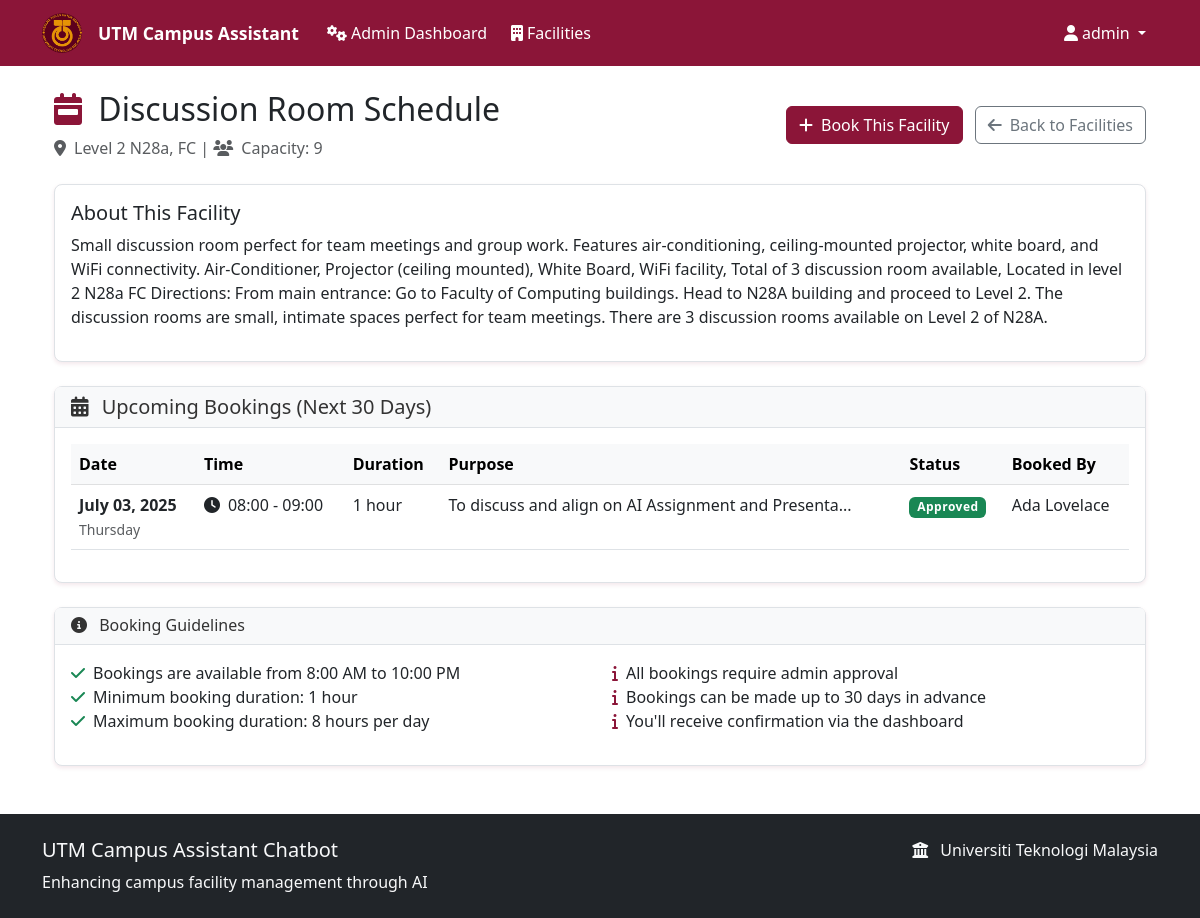
The page /facility_schedule/9 (signed in) on the database its author committed.
### models.py (models this page shows, shortened)
class User(UserMixin, db.Model):
    __tablename__ = 'users'
    id = db.Column(db.Integer, primary_key=True)
    username = db.Column(db.String(80), unique=True, nullable=False)
    email = db.Column(db.String(120), unique=True, nullable=False)
    password_hash = db.Column(db.String(256), nullable=False)
    role = db.Column(Enum(UserRole), nullable=False, default=UserRole.STUDENT)
    full_name = db.Column(db.String(100), nullable=False)
    student_id = db.Column(db.String(20), unique=True, nullable=True)
    created_at = db.Column(db.DateTime, default=datetime.utcnow)

class Facility(db.Model):
    __tablename__ = 'facilities'
    id = db.Column(db.Integer, primary_key=True)
    name = db.Column(db.String(100), nullable=False)
    category = db.Column(db.String(50), nullable=False)
    location = db.Column(db.String(200), nullable=False)
    description = db.Column(db.Text)
    is_bookable = db.Column(db.Boolean, default=False)
    is_active = db.Column(db.Boolean, default=True)
    capacity = db.Column(db.Integer)
    operating_hours = db.Column(db.String(100))
    contact_info = db.Column(db.String(200))
    created_at = db.Column(db.DateTime, default=datetime.utcnow)
    updated_at = db.Column(db.DateTime, default=datetime.utcnow, onupdate=datetime.utcnow)

class FacilityBooking(db.Model):
    __tablename__ = 'facility_bookings'
    id = db.Column(db.Integer, primary_key=True)
    facility_id = db.Column(db.Integer, db.ForeignKey('facilities.id'), nullable=False)
    user_id = db.Column(db.Integer, db.ForeignKey('users.id'), nullable=False)
    booking_date = db.Column(db.Date, nullable=False)
    start_hour = db.Column(db.Integer, nullable=False)  # 0-23 for hour slots
    end_hour = db.Column(db.Integer, nullable=False)    # 0-23 for hour slots
    purpose = db.Column(db.String(200))
    status = db.Column(Enum(BookingStatus), default=BookingStatus.PENDING)
    admin_notes = db.Column(db.Text)
    created_at = db.Column(db.DateTime, default=datetime.utcnow)
    updated_at = db.Column(db.DateTime, default=datetime.utcnow, onupdate=datetime.utcnow)
    facility = db.relationship('Facility', backref='bookings')
    user = db.relationship('User', backref='facility_bookings')
    @property
    def duration_hours(self):
        return self.end_hour - self.start_hour
    @property
    def time_slot_display(self):
        return f"{self.start_hour:02d}:00 - {self.end_hour:02d}:00"

### routes.py (the view)
@app.route('/facility_schedule/<int:facility_id>')
@login_required
def facility_schedule(facility_id):
    facility = Facility.query.get_or_404(facility_id)
    from datetime import date, timedelta
    start_date = date.today()
    end_date = start_date + timedelta(days=30)
    bookings = FacilityBooking.query.filter(
        FacilityBooking.facility_id == facility_id,
        FacilityBooking.booking_date >= start_date,
        FacilityBooking.booking_date <= end_date,
        FacilityBooking.status.in_([BookingStatus.PENDING, BookingStatus.APPROVED])
    ).order_by(FacilityBooking.booking_date, FacilityBooking.start_hour).all()
    return render_template('facility_schedule.html', facility=facility, bookings=bookings)

### flask_app.py (called while the page is built)
@login_manager.user_loader
def load_user(user_id):
    from models import User
    return User.query.get(int(user_id))

### templates/facility_schedule.html (shortened to what this page needs)
{% extends "base.html" %}
{% block content %}
<div class="container mt-4">
    <div class="d-flex justify-content-between align-items-center mb-4">
        <div>
            <h2>
                <i class="fas fa-calendar-week text-primary me-2"></i>
                {{ facility.name }} Schedule
            </h2>
            <p class="text-muted mb-0">
                <i class="fas fa-map-marker-alt me-2"></i>{{ facility.location }}
                {% if facility.capacity %}
                | <i class="fas fa-users me-2"></i>Capacity: {{ facility.capacity }}
                {% endif %}
            </p>
        </div>
        <div>
            <a href="{{ url_for('book_facility') }}" class="btn btn-primary">
                <i class="fas fa-plus me-2"></i>Book This Facility
            </a>
            <a href="{{ url_for('facility_info') }}" class="btn btn-outline-secondary ms-2">
                <i class="fas fa-arrow-left me-2"></i>Back to Facilities
            </a>
        </div>
    </div>
    {% if facility.description %}
    <div class="card mb-4">
        <div class="card-body">
            <h5>About This Facility</h5>
            <p>{{ facility.description }}</p>
        </div>
    </div>
    {% endif %}
    <div class="card">
        <div class="card-header">
            <h5 class="mb-0">
                <i class="fas fa-calendar-alt me-2"></i>
                Upcoming Bookings (Next 30 Days)
            </h5>
        </div>
        <div class="card-body">
            {% if bookings %}
            <div class="table-responsive">
                <table class="table table-hover">
                    <thead class="table-light">
                        <tr>
                            <th>Date</th>
                            <th>Time</th>
                            <th>Duration</th>
                            <th>Purpose</th>
                            <th>Status</th>
                            <th>Booked By</th>
                        </tr>
                    </thead>
                    <tbody>
                        {% for booking in bookings %}
                        <tr>
                            <td>
                                <strong>{{ booking.booking_date.strftime('%B %d, %Y') }}</strong><br>
                                <small class="text-muted">{{ booking.booking_date.strftime('%A') }}</small>
                            </td>
                            <td>
                                <i class="fas fa-clock me-2"></i>{{ booking.time_slot_display }}
                            </td>
                            <td>{{ booking.duration_hours }} hour{% if booking.duration_hours != 1 %}s{% endif %}</td>
                            <td>{{ booking.purpose[:50] }}{% if booking.purpose|length > 50 %}...{% endif %}</td>
                            <td>
                                <span class="badge
                                    {% if booking.status.value == 'pending' %}bg-warning text-dark
                                    {% elif booking.status.value == 'approved' %}bg-success
                                    {% elif booking.status.value == 'rejected' %}bg-danger
                                    {% else %}bg-secondary{% endif %}">
                                    {{ booking.status.value.title() }}
                                </span>
                            </td>
                            <td>
                                {% if current_user.role.value == 'admin' or booking.user_id == current_user.id %}
                                    {{ booking.user.full_name }}
                                {% else %}
                                    <i class="text-muted">Reserved</i>
                                {% endif %}
                            </td>
                        </tr>
                        {% endfor %}
                    </tbody>
                </table>
            </div>
            {% endif %}
        </div>
    </div>
    <div class="card mt-4">
        <div class="card-header">
            <h6 class="mb-0">
                <i class="fas fa-info-circle me-2"></i>
                Booking Guidelines
            </h6>
        </div>
        <div class="card-body">
            <div class="row">
                <div class="col-md-6">
                    <ul class="list-unstyled">
                        <li><i class="fas fa-check text-success me-2"></i>Bookings are available from 8:00 AM to 10:00 PM</li>
                        <li><i class="fas fa-check text-success me-2"></i>Minimum booking duration: 1 hour</li>
                        <li><i class="fas fa-check text-success me-2"></i>Maximum booking duration: 8 hours per day</li>
                    </ul>
                </div>
                <div class="col-md-6">
                    <ul class="list-unstyled">
                        <li><i class="fas fa-info text-primary me-2"></i>All bookings require admin approval</li>
                        <li><i class="fas fa-info text-primary me-2"></i>Bookings can be made up to 30 days in advance</li>
                        <li><i class="fas fa-info text-primary me-2"></i>You'll receive confirmation via the dashboard</li>
                    </ul>
                </div>
            </div>
        </div>
    </div>
</div>
{% endblock %}

### templates/base.html (shortened to what this page needs)
<!DOCTYPE html>
<html lang="en">
<head>
    <link href="https://cdn.jsdelivr.net/npm/bootstrap@5.3.0/dist/css/bootstrap.min.css" rel="stylesheet">
    <link href="{{ url_for('static', filename='css/style.css') }}" rel="stylesheet">
    <link rel="stylesheet" href="https://cdnjs.cloudflare.com/ajax/libs/font-awesome/6.4.0/css/all.min.css">
</head>
<body>
    <nav class="navbar navbar-expand-lg navbar-dark">
        <div class="container">
            <a class="navbar-brand" href="{{ url_for('index') }}">
                <img src="{{ url_for('static', filename='images/facilities/utm-logo.png') }}" alt="UTM Logo" class="utm-logo-img">
                <span class="text-white">UTM Campus Assistant</span>
            </a>
            <div class="collapse navbar-collapse" id="navbarNav">
                <ul class="navbar-nav me-auto">
                    {% if current_user.is_authenticated %}
                        {% if current_user.role.value == 'student' %}
                            <li class="nav-item">
                                <a class="nav-link" href="{{ url_for('student_dashboard') }}">
                                    <i class="fas fa-tachometer-alt me-1"></i>Dashboard
                                </a>
                            </li>
                            <li class="nav-item">
                                <a class="nav-link" href="{{ url_for('chatbot') }}">
                                    <i class="fas fa-comments me-1"></i>Chatbot
                                </a>
                            </li>
                            <li class="nav-item">
                                <a class="nav-link" href="{{ url_for('report_issue') }}">
                                    <i class="fas fa-exclamation-triangle me-1"></i>Report Issue
                                </a>
                            </li>
                            <li class="nav-item">
                                <a class="nav-link" href="{{ url_for('facility_info') }}">
                                    <i class="fas fa-building me-1"></i>Facilities
                                </a>
                            </li>
                        {% elif current_user.role.value == 'admin' %}
                            <li class="nav-item">
                                <a class="nav-link" href="{{ url_for('admin_dashboard') }}">
                                    <i class="fas fa-cogs me-1"></i>Admin Dashboard
                                </a>
                            </li>
                            <li class="nav-item">
                                <a class="nav-link" href="{{ url_for('facility_info') }}">
                                    <i class="fas fa-building me-1"></i>Facilities
                                </a>
                            </li>
                        {% endif %}
                    {% endif %}
                </ul>
                <ul class="navbar-nav">
                    {% if current_user.is_authenticated %}
                        <li class="nav-item dropdown">
                            <a class="nav-link dropdown-toggle" href="#" id="navbarDropdown" role="button" data-bs-toggle="dropdown">
                                <i class="fas fa-user me-1"></i>{{ current_user.full_name }}
                            </a>
                        </li>
                    {% endif %}
                </ul>
            </div>
        </div>
    </nav>
    <main class="container my-4">
        {% block content %}{% endblock %}
    </main>
    <footer class="bg-dark text-light py-4 mt-5">
        <div class="container">
            <div class="row">
                <div class="col-md-6">
                    <h5>UTM Campus Assistant Chatbot</h5>
                    <p class="mb-0">Enhancing campus facility management through AI</p>
                </div>
                <div class="col-md-6 text-md-end">
                    <p class="mb-0">
                        <i class="fas fa-university me-2"></i>
                        Universiti Teknologi Malaysia
                    </p>
                </div>
            </div>
        </div>
    </footer>
</body>
</html>

### static/css/style.css (style rules this page uses)
:root { --utm-maroon: #8B1538; --utm-maroon-dark: #6B1028; --utm-maroon-light: #AB1548; --utm-gold: #FFD700; --utm-gold-dark: #E5C100; --utm-gray: #f8f9fa; --utm-text: #333333; --utm-text-light: #666666; --utm-white: #ffffff; --utm-border: #dee2e6; }
.btn-primary { background-color: var(--utm-maroon); border-color: var(--utm-maroon); }
.text-primary { color: var(--utm-maroon) !important; }
.navbar-dark { background-color: var(--utm-maroon) !important; }
.navbar-brand { color: var(--utm-white) !important; font-weight: 700; font-size: 1.3rem; display: flex; align-items: center; gap: 0.5rem; }
.navbar-nav .nav-link { color: var(--utm-white) !important; font-weight: 500; transition: color 0.2s ease; margin: 0 0.25rem; }
.utm-logo-img { width: 40px; height: 40px; object-fit: cover; border-radius: 50%; margin-right: 8px; vertical-align: middle; }
.card { border: 1px solid var(--utm-border); border-radius: 0.5rem; box-shadow: 0 0.125rem 0.25rem rgba(139, 21, 56, 0.1); transition: transform 0.2s ease-in-out, box-shadow 0.2s ease-in-out; }
.card-header { background-color: var(--utm-gray); border-bottom: 1px solid var(--utm-border); font-weight: 600; color: var(--utm-text); }
.card { transition: transform 0.2s ease-in-out, box-shadow 0.2s ease-in-out; }
.badge { font-size: 0.75em; letter-spacing: 0.5px; }
.btn { border-radius: 0.375rem; font-weight: 500; transition: all 0.2s ease; }
.navbar-brand { font-weight: 600; font-size: 1.1rem; }
.navbar-nav .nav-link { font-weight: 500; transition: color 0.2s ease; }
footer { margin-top: auto; }

### rows shown on the page
User: full_name "admin"
Facility: name "Discussion Room", location "Level 2 N28a, FC", capacity "9", description "Small discussion room perfect for team meetings and group work. Features air-conditioning, ceiling-mounted projector, white board, and WiFi connectivity. Air-Conditioner, Projector (ceiling mounted), White Board, WiFi facility, Total of 3 discussion room available, Located in level 2 N28a FC Directions: From main entrance: Go to Faculty of Computing buildings. Head to N28A building and proceed to Level 2. The discussion rooms are small, intimate spaces perfect for team meetings. There are 3 discussion rooms available on Level 2 of N28A."
FacilityBooking: booking_date "July 03, 2025", booking_date "Thursday", time_slot_display "08:00 - 09:00", duration_hours "1", purpose "To discuss and align on AI Assignment and Presenta", status.value "Approved", user.full_name "Ada Lovelace"
